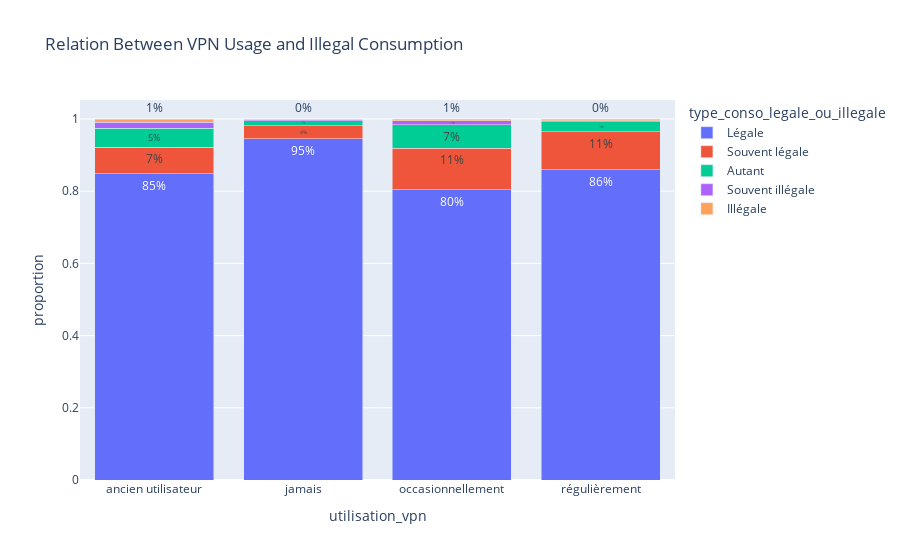

The cell this chart's notebook holds for it:
### Code cell
vpn_illegal = (
    df.groupby("utilisation_vpn")["type_conso_legale_ou_illegale"]
    .value_counts(normalize=True)
    .rename("proportion")
    .reset_index()
)

fig = px.bar(
    vpn_illegal,
    x="utilisation_vpn",
    y="proportion",
    color="type_conso_legale_ou_illegale",
    title="Relation Between VPN Usage and Illegal Consumption",
    barmode="stack",
    text_auto=".0%"
)
fig.show()

### Figure 1 — Plotly figure (JSON) as saved in the notebook; plotly's stock layout.template omitted (floating-point values rounded to 4 significant figures)
{"data": [{"hovertemplate": "type_conso_legale_ou_illegale=Légale<br>utilisation_vpn=%{x}<br>proportion=%{y}<extra></extra>", "legendgroup": "Légale", "marker": {"color": "#636efa", "pattern": {"shape": ""}}, "name": "Légale", "orientation": "v", "showlegend": true, "textposition": "auto", "texttemplate": "%{y:.0%}", "type": "bar", "x": ["ancien utilisateur", "jamais", "occasionnellement", "régulièrement"], "xaxis": "x", "y": [0.8477, 0.9451, 0.8042, 0.8589], "yaxis": "y"}, {"hovertemplate": "type_conso_legale_ou_illegale=Souvent légale<br>utilisation_vpn=%{x}<br>proportion=%{y}<extra></extra>", "legendgroup": "Souvent légale", "marker": {"color": "#EF553B", "pattern": {"shape": ""}}, "name": "Souvent légale", "orientation": "v", "showlegend": true, "textposition": "auto", "texttemplate": "%{y:.0%}", "type": "bar", "x": ["ancien utilisateur", "jamais", "occasionnellement", "régulièrement"], "xaxis": "x", "y": [0.07471, 0.03679, 0.1149, 0.1064], "yaxis": "y"}, {"hovertemplate": "type_conso_legale_ou_illegale=Autant<br>utilisation_vpn=%{x}<br>proportion=%{y}<extra></extra>", "legendgroup": "Autant", "marker": {"color": "#00cc96", "pattern": {"shape": ""}}, "name": "Autant", "orientation": "v", "showlegend": true, "textposition": "auto", "texttemplate": "%{y:.0%}", "type": "bar", "x": ["ancien utilisateur", "jamais", "occasionnellement", "régulièrement"], "xaxis": "x", "y": [0.05172, 0.01302, 0.06527, 0.02723], "yaxis": "y"}, {"hovertemplate": "type_conso_legale_ou_illegale=Souvent illégale<br>utilisation_vpn=%{x}<br>proportion=%{y}<extra></extra>", "legendgroup": "Souvent illégale", "marker": {"color": "#ab63fa", "pattern": {"shape": ""}}, "name": "Souvent illégale", "orientation": "v", "showlegend": true, "textposition": "auto", "texttemplate": "%{y:.0%}", "type": "bar", "x": ["ancien utilisateur", "jamais", "occasionnellement", "régulièrement"], "xaxis": "x", "y": [0.01724, 0.00283, 0.01044, 0.002475], "yaxis": "y"}, {"hovertemplate": "type_conso_legale_ou_illegale=Illégale<br>utilisation_vpn=%{x}<br>proportion=%{y}<extra></extra>", "legendgroup": "Illégale", "marker": {"color": "#FFA15A", "pattern": {"shape": ""}}, "name": "Illégale", "orientation": "v", "showlegend": true, "textposition": "auto", "texttemplate": "%{y:.0%}", "type": "bar", "x": ["ancien utilisateur", "jamais", "occasionnellement", "régulièrement"], "xaxis": "x", "y": [0.008621, 0.002264, 0.005222, 0.00495], "yaxis": "y"}], "layout": {"autosize": true, "barmode": "stack", "legend": {"title": {"text": "type_conso_legale_ou_illegale"}, "tracegroupgap": 0}, "title": {"text": "Relation Between VPN Usage and Illegal Consumption"}, "xaxis": {"anchor": "y", "autorange": true, "domain": [0, 1], "range": [-0.5, 3.5], "title": {"text": "utilisation_vpn"}, "type": "category"}, "yaxis": {"anchor": "x", "autorange": true, "domain": [0, 1], "range": [0, 1.053], "title": {"text": "proportion"}, "type": "linear"}}}
